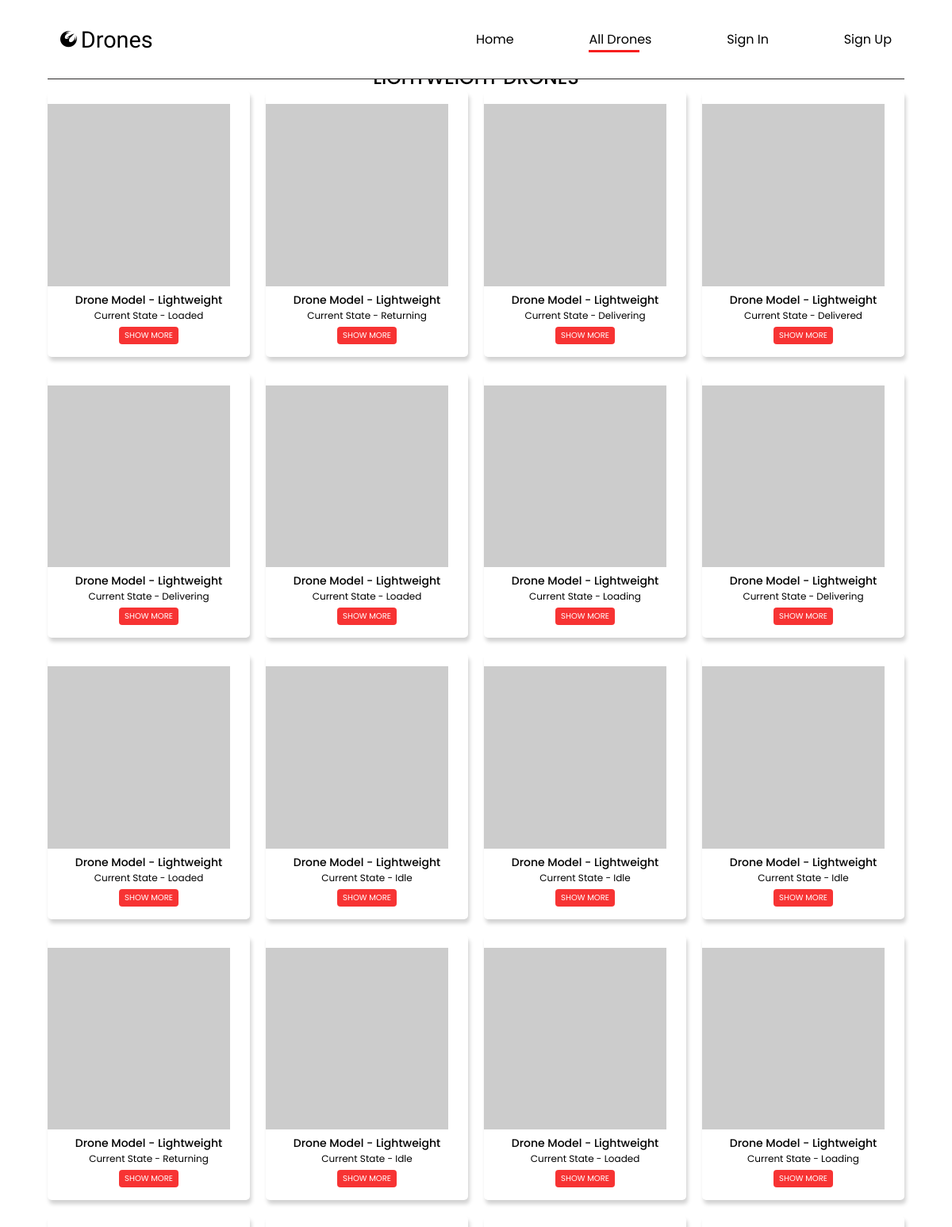
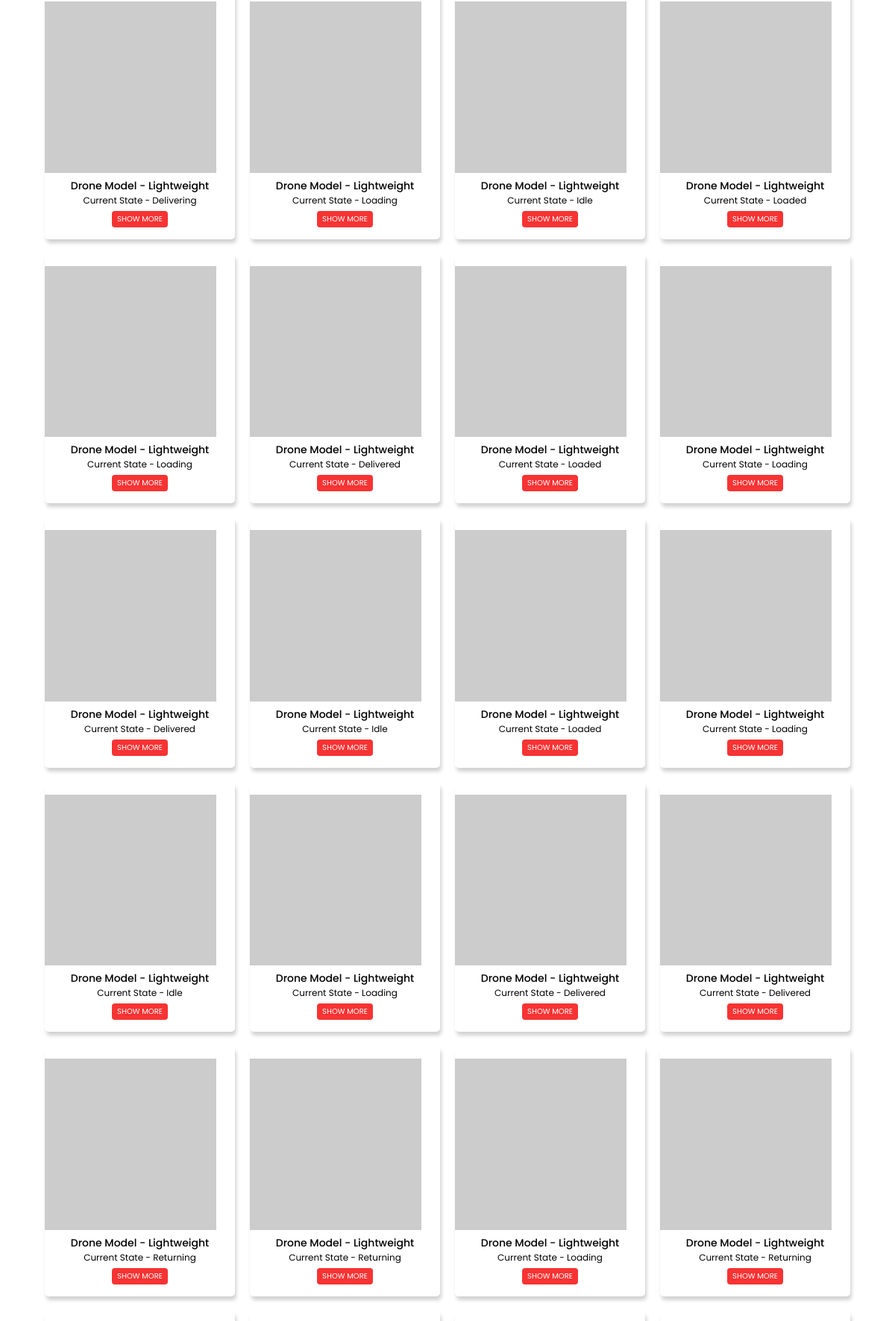
/alldrones.php?info=model&q=lightweight (upper part), run on the app's committed database (2 pictures, top to bottom).
### tables this page shows
CREATE TABLE `drones` (
  `serialNumber` varchar(36) NOT NULL,
  `model` enum('lightweight','middleweight','cruiserweight','heavyweight') NOT NULL,
  `state` enum('idle','loading','loaded','delivering','delivered','returning') NOT NULL,
  `weightLimit` float NOT NULL,
  `currentLoad` float NOT NULL DEFAULT '0',
  `batteryLevel` float NOT NULL,
  `dateCreated` datetime(6) NOT NULL DEFAULT CURRENT_TIMESTAMP(6),
  `dateUpdated` datetime(6) NOT NULL DEFAULT CURRENT_TIMESTAMP(6) ON UPDATE CURRENT_TIMESTAMP(6),
  `userId` varchar(36) DEFAULT NULL,
  PRIMARY KEY (`serialNumber`),
  KEY `FK_e027af8e28f473914ea160efd32` (`userId`),
  CONSTRAINT `FK_e027af8e28f473914ea160efd32` FOREIGN KEY (`userId`) REFERENCES `user` (`id`)
);

### inc/users.php (called while the page is built, shortened)
<?php
class User
{
    private $isAuth;
	public function __construct()
	{
			$this->isAuth = FALSE;
	}
public function isUserAuthenticated(): bool
{
	return $this->isAuth;
}
}

### inc/drones.php (called while the page is built, shortened)
<?php
class Drone
{
public static function isModelValid(string $model): bool
{
	$isValid= FALSE;
	$model = strtolower($model);
	$DroneModel = array(
        'LIGHTWEIGHT' => 'lightweight',
        'MIDDLEWEIGHT' => 'middleweight',
        'CRUISERWEIGHT' => 'cruiserweight',
        'HEAVYWEIGHT' => 'heavyweight'
    );
	if (in_array($model, $DroneModel))
	{
		$isValid= TRUE;
	}
	return $isValid;
}
public static function getAllDronesByModel(string $model): array
{
	global $pdo;
	$model = trim($model);
    $drone = array();
	global $dbname;
	$query = "SELECT * FROM $dbname.drones WHERE (model = :model)";
	$values = array('model' => $model);
	try
	{
		$res = $pdo->prepare($query);
		$res->execute($values);
	}
	catch (PDOException $e)
	{
	   throw new Exception('Database query error '.$e);
	}
	$row = $res->fetchAll(PDO::FETCH_ASSOC);
	if (is_array($row))
	{
		$drone =$row;
	}
	return $drone;
}
}

### inc/db.inc.php (called while the page is built, shortened)
<?php
$dbname = 'c2116544_drones';
?>

### alldrones.php (the view, shortened to what this page needs)
<?php
$user =  new User();
$info=null;
$q = null;
if(isset($_GET['info'] )){
  $info = $_GET['info'];
}
if(isset($_GET['q'] )){
  $q = $_GET['q'];
}
if($info== null || $q == null){
  $Drones = Drone::getAllDrones();
}
else if($info == 'model' && !is_null($q) ){
  $Drones = Drone::getAllDronesByModel($q);
}
?>
<!DOCTYPE html>
<html lang="en">
  <head>
    <link rel="stylesheet" href="./styles/store.css" />
  </head>
  <body>
   <header>
      <nav class="container auth-header">
        <div class="logo">
          <a href="index.php">
            <i class="fa-brands fa-phoenix-squadron"></i>
            <h1>drones</h1>
          </a>
        </div>
        <ul class="navbar">
          <li><a class="" href="index.php">home</a></li>
          <li><a class="active" href="alldrones.php">all drones</a></li>
          <?php if($user->isUserAuthenticated()){  ?>
            <li><a href="./auth/logout.php">log out</a></li>
          <li><a href="./auth/dashboard.php">dashboard</a></li>
            <?php } else {?>
          <li><a href="login.php">sign in</a></li>
          <li><a href="signup.php">sign up</a></li>
        <?php } ?>
        </ul>
      </nav>
    </header>
    <main id="all_drones">
      <h2 class="price_rage-box-title"><?= strtoupper($q.' drones') ?></h2>
      <section id="drones_section">
        <div class="drones__grid">
          <?php foreach($Drones as $drone): ?>
        <div class="drones__grid-card">
          <div class="drones__grid-card_img">
            <img
            src=<?= "https://robohash.org/".$drone['serialNumber']; ?>
            onclick="location.href='product.php?serial=<?= $drone['serialNumber'] ?>'"
            alt=""
            />
          </div>
          <div class="drones__grid-card-text">
                <div class="drones__grid-card-textCard">
                    <h3>drone model - <?= $drone['model'] ?></h3>
                    <p>current state - <?= $drone['state'] ?></p>
                </div>
                <div class="drones__grid-card-box">
                    <button
                    onclick="location.href='product.php?serial=<?= $drone['serialNumber'] ?>'">show more</button>
                </div>
          </div>
      </div>
            <?php endforeach; ?>
        </div>
      </section>
    </main>
  </body>
</html>

### styles/store.css (style rules this page uses)
#all_drones { min-height: 100vh; align-items: center; padding-top: 120px; width: 90%; margin: 0 auto; }
.price_rage-box-title { font-weight: 500; }
#drones_section { width: 100%; }
.drones__grid { display: grid; grid-template-columns: repeat(5, 1fr); gap: 20px; }
.drones__grid-card { border-radius: 5px; cursor: pointer; padding: 1rem 0; box-shadow: 2px 5px 5px rgba(0, 0, 0, 0.18); }
.drones__grid-card_img { width: 90%; }
.drones__grid-card_img img { width: 100%; height: 100%; object-fit: cover; }
.drones__grid-card-text { display: flex; flex-direction: column; align-items: center; text-align: center; }
.drones__grid-card-text h3 { font-weight: 500; text-transform: capitalize; font-size: 14px; }
.drones__grid-card-text p { font-weight: 400; text-transform: capitalize; font-size: 12px; }
.drones__grid-card-box { display: flex; justify-content: center; margin-top: 5px; }
.drones__grid-card-box button { padding: 3px 7px; border: none; background-color: var(--main-color); color: var(--white); font-size: 12px; border-radius: 4px; text-transform: uppercase; cursor: pointer; opacity: 0.9; font-size: 10px; }
@media (max-width: 1200px) { #all_drones { padding-top: 80px; } }
@media (max-width: 1200px) { .drones__grid { grid-template-columns: repeat(4, 1fr); gap: 20px; } }

### styles/global.css (style rules this page uses)
* { margin: 0; padding: 0; box-sizing: border-box; font-family: "Poppins", sans-serif; list-style: none; }
:root { --main-color: #f71e1e; --second-color: #2d2b2b; --white: #fff; }
a { text-decoration: none; color: initial; }

### styles/auth.css (style rules this page uses)
.auth-header { width: 90%; box-shadow: none; border-radius: 0; border-bottom: 1px solid var(--second-color); }
::placeholder { text-transform: capitalize; }

### styles/index.css (style rules this page uses)
header { display: flex; justify-content: center; align-items: center; width: 100%; height: 100px; position: fixed; top: 0; z-index: 9; }
.container { width: 80%; height: 100%; background: var(--white); border-radius: 0 0px 10px 10px; display: flex; justify-content: space-between; align-items: center; padding: 0 1rem; box-shadow: 0px 5px 15px rgba(0, 0, 0, 0.06); }
.logo { flex: 1; }
.logo a { display: flex; align-items: center; }
.logo i { font-size: 1.3rem; }
.logo h1 { font-family: "Tapestry", cursive; text-transform: capitalize; font-size: 1.8em; margin-left: 5px; font-weight: 500; }
.navbar { flex: 1; display: flex; align-items: center; justify-content: space-between; }
.navbar li { text-transform: capitalize; position: relative; font-size: 1rem; }
.navbar li a { transition: all ease-in-out 0.9s; }
.navbar li a.active::after, .navbar li a:hover::after { content: ""; height: 3px; width: 80%; background-color: var(--main-color); position: absolute; bottom: -4px; left: 0px; }
main { position: relative; width: 100%; min-height: calc(100vh - 100px); display: flex; flex-direction: column; align-items: center; padding-top: 50px; }

### data on the page
drones: model "Lightweight", state "Loaded"
drones: model "Lightweight", state "Returning"
drones: model "Lightweight", state "Delivering"
drones: model "Lightweight", state "Delivered"
drones: model "Lightweight", state "Delivering"
drones: model "Lightweight", state "Loaded"
drones: model "Lightweight", state "Loading"
drones: model "Lightweight", state "Delivering"
drones: model "Lightweight", state "Loaded"
drones: model "Lightweight", state "Idle"
drones: model "Lightweight", state "Idle"
drones: model "Lightweight", state "Idle"
drones: model "Lightweight", state "Returning"
drones: model "Lightweight", state "Idle"
drones: model "Lightweight", state "Loaded"
drones: model "Lightweight", state "Loading"
drones: model "Lightweight", state "Delivering"
drones: model "Lightweight", state "Loading"
drones: model "Lightweight", state "Idle"
drones: model "Lightweight", state "Loaded"
drones: model "Lightweight", state "Loading"
drones: model "Lightweight", state "Delivered"
drones: model "Lightweight", state "Loaded"
drones: model "Lightweight", state "Loading"
drones: model "Lightweight", state "Delivered"
drones: model "Lightweight", state "Idle"
drones: model "Lightweight", state "Loaded"
drones: model "Lightweight", state "Loading"
drones: model "Lightweight", state "Idle"
drones: model "Lightweight", state "Loading"
drones: model "Lightweight", state "Delivered"
drones: model "Lightweight", state "Delivered"
drones: model "Lightweight", state "Returning"
drones: model "Lightweight", state "Returning"
drones: model "Lightweight", state "Loading"
drones: model "Lightweight", state "Returning"
